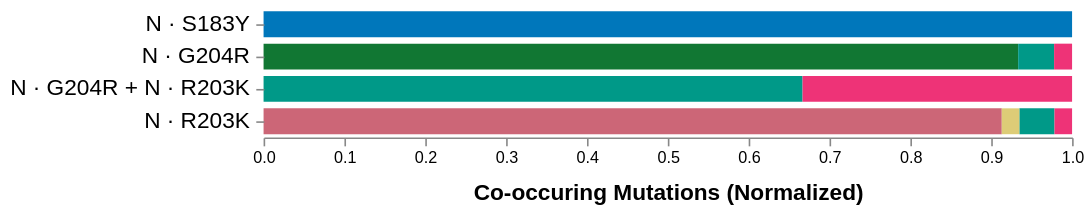

Here is the Vega-Lite specification saved for this chart:
### Vega specification from a JSON file in a GitHub repository (floating-point values rounded to 4 significant figures)
{"$schema": "https://vega.github.io/schema/vega/v5.json", "description": "A basic stacked bar chart example.", "width": 500, "padding": 5, "autosize": "pad", "signals": [{"name": "combiLabelsSignal", "update": "data('combi_labels')"}, {"name": "rangeStep", "value": 20}, {"name": "innerPadding", "value": 0.2}, {"name": "outerPadding", "value": 0.1}, {"name": "stackOffset", "value": "normalize"}, {"name": "xLabel", "value": "Co-occuring Mutations (Normalized)"}, {"name": "xFormat", "value": "s"}, {"name": "dna", "value": false}, {"name": "posField", "update": "dna ? 0 : 1"}, {"name": "hoverGroup", "value": null, "on": [{"events": "rect:mouseover!", "update": "{group: datum.mutation}"}, {"events": "rect:mouseout!", "update": "null"}]}, {"name": "height", "update": "yExtent[1]"}, {"name": "clearGroup", "value": true, "comment": "If clicking on anything but a combi bar, then clear the selection (by clearing the 'selection' data object)", "on": [{"events": "mouseup[!event.item]", "update": "true", "force": true}]}, {"name": "shiftGroup", "value": false, "comment": "Track whether or not the shift key is pressed. Used to select multiple combis by holding down shift before clicking", "on": [{"events": "@combibars:click", "update": "event.shiftKey", "force": true}, {"events": "@yAxisLabels:click", "update": "event.shiftKey", "force": true}]}, {"name": "clickedGroups", "value": null, "comment": "Track clicks on the combi bars, for selection purposes", "on": [{"events": "@combibars:click", "update": "{group: datum.mutation}", "force": true}, {"events": "@yAxisLabels:click", "update": "{group: datum.value}", "force": true}]}], "data": [{"name": "selectedGroups", "values": [{"group": "N|62|E|V"}], "on": [{"trigger": "clearGroup", "remove": true}, {"trigger": "!shiftGroup", "remove": true}, {"trigger": "!shiftGroup && clickedGroups", "insert": "clickedGroups"}, {"trigger": "shiftGroup && clickedGroups", "toggle": "clickedGroups"}]}, {"name": "cooccurrence_data", "format": {"parse": {"combi": "string", "combiName": "string", "mutation": "string", "count": "number", "mutationName": "string"}}, "values": [{"combi": "N|183|S|Y", "combiName": "N · S183Y", "mutation": "N|147|G|S", "mutationName": "N · G147S", "color": "#0077bb", "count": 1}, {"combi": "N|204|G|R", "combiName": "N · G204R", "mutation": "N|203|R|K", "mutationName": "N · R203K", "color": "#117733", "count": 42}, {"combi": "N|204|G|R", "combiName": "N · G204R", "mutation": "N|366|T|I", "mutationName": "N · T366I", "color": "#009988", "count": 2}, {"combi": "N|204|G|R", "combiName": "N · G204R", "mutation": "N|1510|P|S", "mutationName": "N · P1510S", "color": "#ee3377", "count": 1}, {"combi": "N|204|G|R + N|203|R|K", "combiName": "N · G204R + N · R203K", "mutation": "N|366|T|I", "mutationName": "N · T366I", "color": "#009988", "count": 2}, {"combi": "N|204|G|R + N|203|R|K", "combiName": "N · G204R + N · R203K", "mutation": "N|1510|P|S", "mutationName": "N · P1510S", "color": "#ee3377", "count": 1}, {"combi": "N|203|R|K", "combiName": "N · R203K", "mutation": "N|204|G|R", "mutationName": "N · G204R", "color": "#cc6677", "count": 42}, {"combi": "N|203|R|K", "combiName": "N · R203K", "mutation": "N|366|T|I", "mutationName": "N · T366I", "color": "#009988", "count": 2}, {"combi": "N|203|R|K", "combiName": "N · R203K", "mutation": "N|1510|P|S", "mutationName": "N · P1510S", "color": "#ee3377", "count": 1}, {"combi": "N|203|R|K", "combiName": "N · R203K", "mutation": "N|232|S|T", "mutationName": "N · S232T", "color": "#ddcc77", "count": 1}], "transform": [{"type": "formula", "expr": "dna ? 'NT' : split(datum.mutation, '|')[0]", "as": "gene_protein"}, {"type": "formula", "expr": "parseInt(split(datum.mutation, '|')[posField])", "as": "pos"}, {"type": "stack", "groupby": ["combi"], "sort": {"field": ["gene_protein", "pos"], "order": ["ascending", "ascending"]}, "field": "count", "offset": {"signal": "stackOffset"}}]}, {"name": "combi_bars", "source": "cooccurrence_data", "transform": [{"type": "aggregate", "groupby": ["combi", "combiName"]}, {"type": "formula", "as": "span", "expr": "rangeStep * bandspace(1, innerPadding, outerPadding)"}, {"type": "stack", "field": "span"}, {"type": "extent", "field": "y1", "signal": "yExtent"}]}, {"name": "combi_labels", "source": "combi_bars", "transform": [{"type": "project", "fields": ["combiName"]}]}], "scales": [{"name": "yscale", "type": "band", "round": true, "range": {"step": {"signal": "rangeStep"}}, "domain": {"data": "combi_bars", "field": "combi"}, "paddingInner": {"signal": "innerPadding"}, "paddingOuter": {"signal": "outerPadding"}}, {"name": "xscale", "type": "linear", "range": "width", "nice": true, "zero": true, "domain": {"data": "cooccurrence_data", "field": "y1"}}, {"name": "yLabels", "type": "ordinal", "domain": {"data": "combi_bars", "field": "combi"}, "range": {"signal": "combiLabelsSignal"}}], "axes": [{"orient": "bottom", "scale": "xscale", "zindex": 1, "format": {"signal": "xFormat"}, "title": {"signal": "xLabel"}, "titleFontSize": 14, "titlePadding": 10}, {"orient": "left", "scale": "yscale", "domain": false, "zindex": 1, "labelFontSize": 14, "labelLimit": 400, "labelPadding": 4, "encode": {"labels": {"name": "yAxisLabels", "interactive": true, "update": {"text": {"signal": "scale('yLabels', datum.value).combiName"}, "opacity": {"value": 1.0}}, "hover": {"opacity": {"value": 0.6}}}}}], "marks": [{"name": "layer0", "type": "group", "encode": {"update": {"width": {"signal": "width"}, "height": {"signal": "height"}}}, "marks": [{"name": "combibars", "type": "rect", "from": {"data": "cooccurrence_data"}, "encode": {"enter": {"strokeWidth": {"value": 2}, "fill": {"field": "color"}}, "update": {"tooltip": {"signal": "{title: datum.mutationName, 'Co-occurs with': datum.combiName, 'Count': datum.count}"}, "y": {"scale": "yscale", "field": "combi"}, "height": {"scale": "yscale", "band": 1}, "x": {"scale": "xscale", "field": "y1"}, "x2": {"scale": "xscale", "field": "y0"}, "fillOpacity": [{"test": "hoverGroup && hoverGroup.group == datum.mutation", "value": 0.7}, {"value": 1.0}], "stroke": [{"test": "hoverGroup && hoverGroup.group == datum.mutation", "value": "#333"}, {"value": "transparent"}], "zindex": [{"test": "hoverGroup && hoverGroup.group == datum.mutation", "value": 3}, {"value": 1}]}}}]}]}
